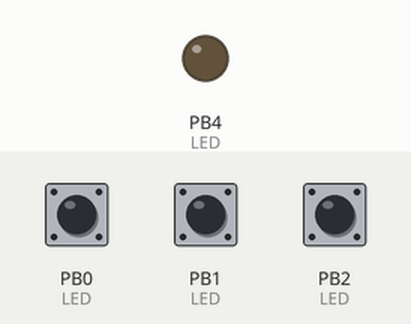
This sketch was run on a simulated ATtiny85, built with avr-gcc and run on an emulated ATtiny85. On the bench: output pins drawn as LEDs (lit = HIGH). Inputs (shaded band) come from the test bench; at power-on: PB0 (LED) HIGH, PB1 (LED) HIGH, PB2 (LED) HIGH. Sleep ends after the set time or at an interrupt.

Above: at 1.2 s.
1.3 s: PB0 (LED) pulled LOW for 0.15 s
At 1.6 s:
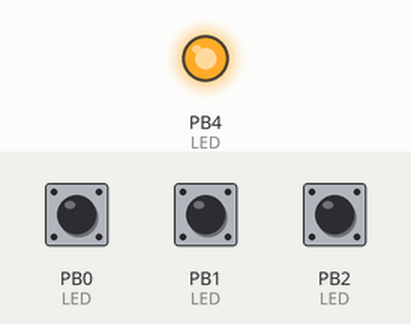
2.9 s: PB1 (LED) pulled LOW for 0.15 s
At 4.0 s:
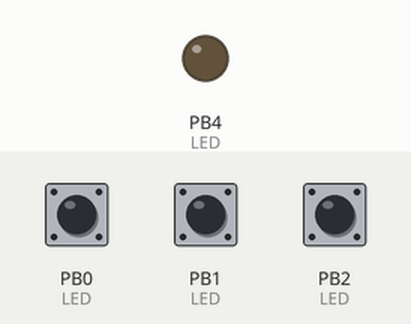
4.5 s: PB0 (LED) pulled LOW for 1 s
At 5.2 s:
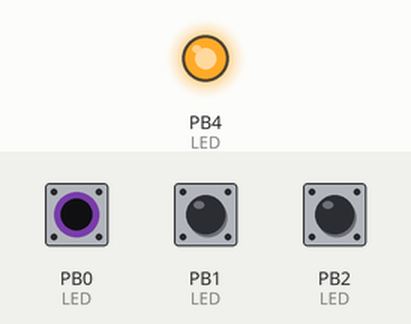
Timing chart, 0 to 7.5 s (numbered marks = the images above; inputs shaded):
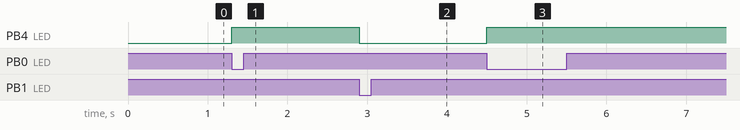

The sketch:

test-sleep2.ino
```cpp
#include <avr/interrupt.h>
#include <avr/sleep.h>

ISR(PCINT0_vect) {
  if (digitalRead(0) == LOW)            //# PB0 = pin 5 pressed => LED on
    digitalWrite(4, HIGH);
  else if (digitalRead(1) == LOW)       //# PB1 = pin 6 pressed => LED off
    digitalWrite(4, LOW);
  else if (digitalRead(2) == LOW)       //# PB2 = pin 6 pressed => LED on
    digitalWrite(4, HIGH);
}

void setup() {

  pinMode(4,OUTPUT); // LED
  pinMode(0,INPUT_PULLUP);
  pinMode(1,INPUT_PULLUP);
  pinMode(2,INPUT_PULLUP);

  ADCSRA = 0; // ADC disabled
  GIMSK = 0b00100000;

  // General Interrupt Mask Register, / Bit 5 – PCIE: Pin Change Interrupt Enable
  // When the PCIE bit is set (one) and the I-bit in the Status Register (SREG) is set (one), pin change interrupt is enabled.
  //Any change on any enabled PCINT[5:0] pin will cause an interrupt. The corresponding interrupt of Pin Change Interrupt Request
  //is executed from the PCI Interrupt Vector. PCINT[5:0] pins are enabled individually by the PCMSK0 Register.
  // see https://ww1.microchip.com/downloads/en/DeviceDoc/Atmel-2586-AVR-8-bit-Microcontroller-ATtiny25-ATtiny45-ATtiny85_Datasheet.pdf

  PCMSK = 0b00000111;
}


void loop() {

  sleep_enable();

  set_sleep_mode(SLEEP_MODE_PWR_DOWN);

  sleep_cpu();

}
```

Measured:
- after the input at 1.3 s, PB4 (LED): LOW → HIGH at once
- after the input at 2.9 s, PB4 (LED): HIGH → LOW at once
- after the input at 4.5 s, PB4 (LED): LOW → HIGH at once
